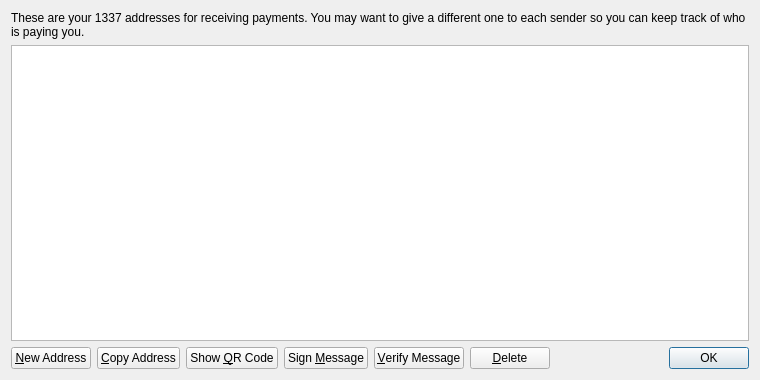
<?xml version="1.0" encoding="UTF-8"?>
<ui version="4.0">
 <class>AddressBookPage</class>
 <widget class="QWidget" name="AddressBookPage">
  <property name="geometry">
   <rect>
    <x>0</x>
    <y>0</y>
    <width>760</width>
    <height>380</height>
   </rect>
  </property>
  <property name="windowTitle">
   <string>Address Book</string>
  </property>
  <layout class="QVBoxLayout" name="verticalLayout">
   <item>
    <widget class="QLabel" name="labelExplanation">
     <property name="text">
      <string>These are your 1337 addresses for receiving payments. You may want to give a different one to each sender so you can keep track of who is paying you.</string>
     </property>
     <property name="textFormat">
      <enum>Qt::PlainText</enum>
     </property>
     <property name="wordWrap">
      <bool>true</bool>
     </property>
    </widget>
   </item>
   <item>
    <widget class="QTableView" name="tableView">
     <property name="contextMenuPolicy">
      <enum>Qt::CustomContextMenu</enum>
     </property>
     <property name="toolTip">
      <string>Double-click to edit address or label</string>
     </property>
     <property name="tabKeyNavigation">
      <bool>false</bool>
     </property>
     <property name="alternatingRowColors">
      <bool>true</bool>
     </property>
     <property name="selectionMode">
      <enum>QAbstractItemView::SingleSelection</enum>
     </property>
     <property name="selectionBehavior">
      <enum>QAbstractItemView::SelectRows</enum>
     </property>
     <property name="sortingEnabled">
      <bool>true</bool>
     </property>
     <attribute name="verticalHeaderVisible">
      <bool>false</bool>
     </attribute>
    </widget>
   </item>
   <item>
    <layout class="QHBoxLayout" name="horizontalLayout">
     <item>
      <widget class="QPushButton" name="newAddressButton">
       <property name="toolTip">
        <string>Create a new address</string>
       </property>
       <property name="text">
        <string>&amp;New Address</string>
       </property>
       <property name="icon">
        <iconset resource="../bitcoin.qrc">
         <normaloff>:/icons/add</normaloff>:/icons/add</iconset>
       </property>
      </widget>
     </item>
     <item>
      <widget class="QPushButton" name="copyToClipboard">
       <property name="toolTip">
        <string>Copy the currently selected address to the system clipboard</string>
       </property>
       <property name="text">
        <string>&amp;Copy Address</string>
       </property>
       <property name="icon">
        <iconset resource="../bitcoin.qrc">
         <normaloff>:/icons/editcopy</normaloff>:/icons/editcopy</iconset>
       </property>
      </widget>
     </item>
     <item>
      <widget class="QPushButton" name="showQRCode">
       <property name="text">
        <string>Show &amp;QR Code</string>
       </property>
       <property name="icon">
        <iconset resource="../bitcoin.qrc">
         <normaloff>:/icons/qrcode</normaloff>:/icons/qrcode</iconset>
       </property>
      </widget>
     </item>
     <item>
      <widget class="QPushButton" name="signMessage">
       <property name="toolTip">
        <string>Sign a message to prove you own a 1337 address</string>
       </property>
       <property name="text">
        <string>Sign &amp;Message</string>
       </property>
       <property name="icon">
        <iconset resource="../bitcoin.qrc">
         <normaloff>:/icons/edit</normaloff>:/icons/edit</iconset>
       </property>
      </widget>
     </item>
     <item>
      <widget class="QPushButton" name="verifyMessage">
       <property name="toolTip">
        <string>Verify a message to ensure it was signed with a specified 1337 address</string>
       </property>
       <property name="text">
        <string>&amp;Verify Message</string>
       </property>
       <property name="icon">
        <iconset resource="../bitcoin.qrc">
         <normaloff>:/icons/transaction_0</normaloff>:/icons/transaction_0</iconset>
       </property>
      </widget>
     </item>
     <item>
      <widget class="QPushButton" name="deleteButton">
       <property name="toolTip">
        <string>Delete the currently selected address from the list</string>
       </property>
       <property name="text">
        <string>&amp;Delete</string>
       </property>
       <property name="icon">
        <iconset resource="../bitcoin.qrc">
         <normaloff>:/icons/remove</normaloff>:/icons/remove</iconset>
       </property>
      </widget>
     </item>
     <item>
      <spacer name="horizontalSpacer">
       <property name="orientation">
        <enum>Qt::Horizontal</enum>
       </property>
       <property name="sizeHint" stdset="0">
        <size>
         <width>40</width>
         <height>20</height>
        </size>
       </property>
      </spacer>
     </item>
     <item>
      <widget class="QDialogButtonBox" name="buttonBox">
       <property name="sizePolicy">
        <sizepolicy hsizetype="Maximum" vsizetype="Fixed">
         <horstretch>0</horstretch>
         <verstretch>0</verstretch>
        </sizepolicy>
       </property>
       <property name="standardButtons">
        <set>QDialogButtonBox::Ok</set>
       </property>
      </widget>
     </item>
    </layout>
   </item>
  </layout>
 </widget>
 <resources>
  <include location="../bitcoin.qrc"/>
 </resources>
 <connections/>
</ui>
